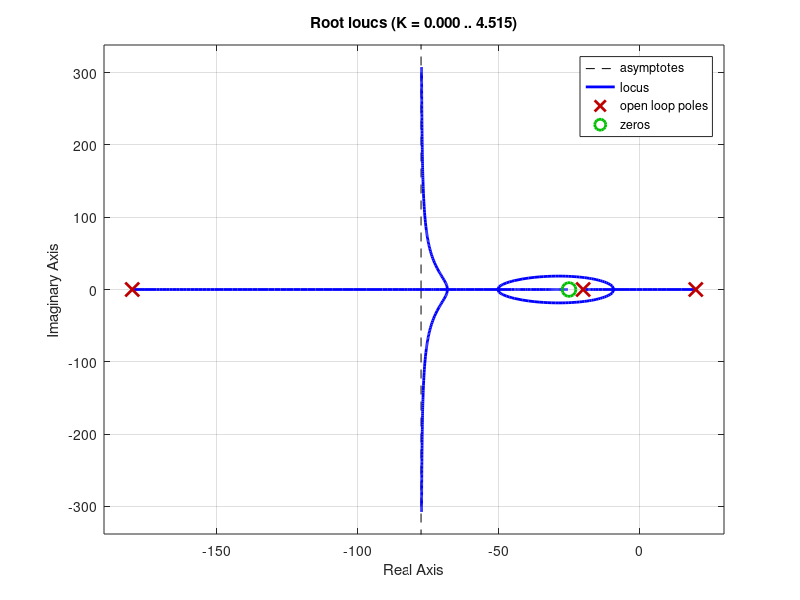
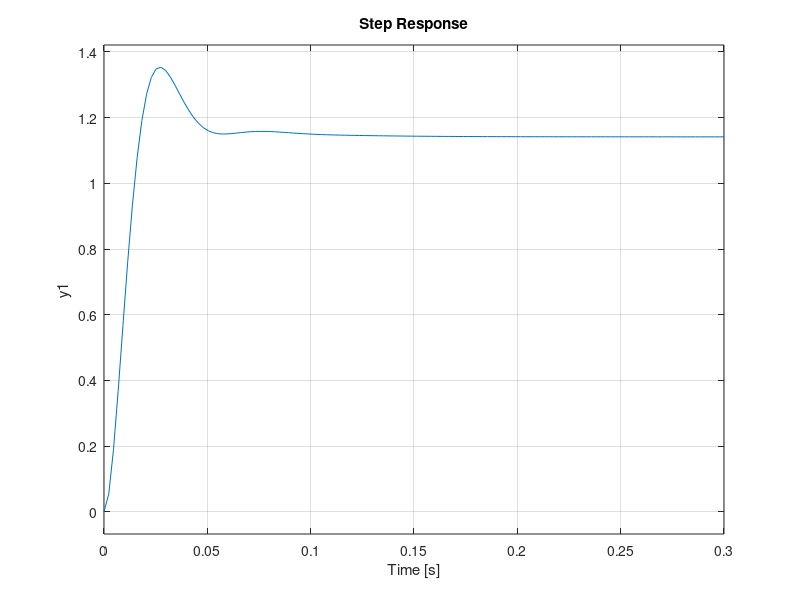
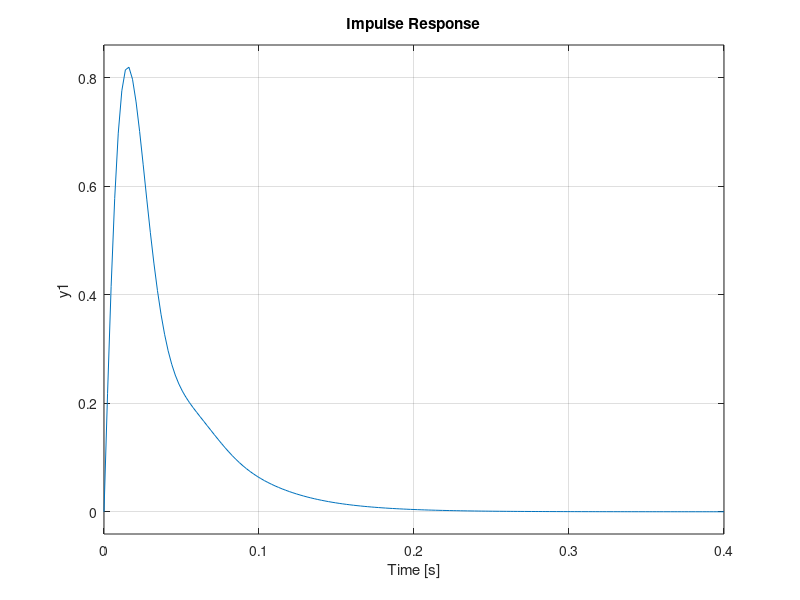

MATLAB code to generate these figures, in order:
%Donde Theta_ref = 0
s = tf('s');
m1 = 2;
g=9.8;
m2 = 3.5;
I1 = 0.32;
I2 = 0.0065;
L = 0.4;
r = 0.061;
a = m2*g*L;
H1 = (m1+m2)*r*r + I1;
H3 = m2*L*L + I2;
D = 0.01168;
G = ( -H1 + H3 )/( D*s*s -a*H1 );
%% Red de atraso%%
k = 1200;
z = 25;
p = 180;
C = k*((s+z)/(s+p));
figure(3)
sys = feedback(C*G,1);
rlocus(C*G);
figure(4)
step(sys);
%% Respuesta a perturbacion
P = G/(1+C*G);
figure(5)
impulse(5*P);



